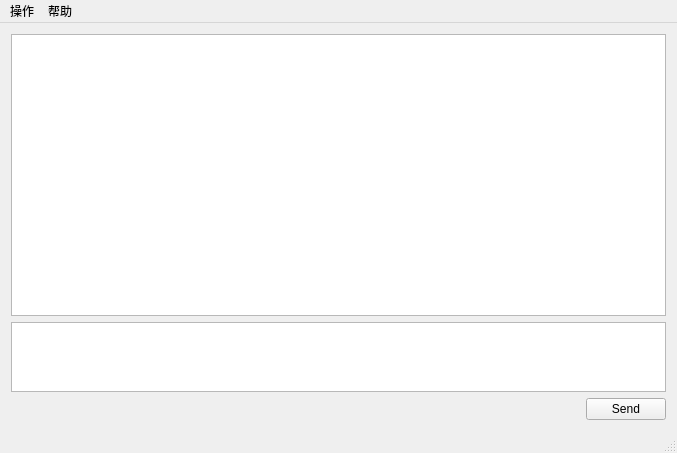
<?xml version="1.0" encoding="UTF-8"?>
<ui version="4.0">
 <class>MainWindow</class>
 <widget class="QMainWindow" name="MainWindow">
  <property name="geometry">
   <rect>
    <x>0</x>
    <y>0</y>
    <width>677</width>
    <height>453</height>
   </rect>
  </property>
  <property name="windowTitle">
   <string>MainWindow</string>
  </property>
  <widget class="QWidget" name="centralWidget">
   <property name="sizePolicy">
    <sizepolicy hsizetype="Preferred" vsizetype="Preferred">
     <horstretch>0</horstretch>
     <verstretch>1</verstretch>
    </sizepolicy>
   </property>
   <layout class="QHBoxLayout" name="horizontalLayout_2">
    <item>
     <layout class="QVBoxLayout" name="verticalLayout_2">
      <item>
       <layout class="QVBoxLayout" name="verticalLayout">
        <item>
         <widget class="QTextEdit" name="textEdit">
          <property name="sizePolicy">
           <sizepolicy hsizetype="Expanding" vsizetype="Preferred">
            <horstretch>0</horstretch>
            <verstretch>4</verstretch>
           </sizepolicy>
          </property>
         </widget>
        </item>
        <item>
         <widget class="QTextEdit" name="textEdit_2">
          <property name="sizePolicy">
           <sizepolicy hsizetype="Expanding" vsizetype="Preferred">
            <horstretch>0</horstretch>
            <verstretch>1</verstretch>
           </sizepolicy>
          </property>
         </widget>
        </item>
       </layout>
      </item>
      <item>
       <layout class="QHBoxLayout" name="horizontalLayout">
        <item>
         <spacer name="horizontalSpacer">
          <property name="orientation">
           <enum>Qt::Horizontal</enum>
          </property>
          <property name="sizeHint" stdset="0">
           <size>
            <width>40</width>
            <height>20</height>
           </size>
          </property>
         </spacer>
        </item>
        <item>
         <widget class="QPushButton" name="pushButton">
          <property name="sizePolicy">
           <sizepolicy hsizetype="Minimum" vsizetype="Fixed">
            <horstretch>0</horstretch>
            <verstretch>1</verstretch>
           </sizepolicy>
          </property>
          <property name="text">
           <string>Send</string>
          </property>
          <property name="shortcut">
           <string>Return</string>
          </property>
         </widget>
        </item>
       </layout>
      </item>
     </layout>
    </item>
   </layout>
  </widget>
  <widget class="QMenuBar" name="menuBar">
   <property name="geometry">
    <rect>
     <x>0</x>
     <y>0</y>
     <width>677</width>
     <height>26</height>
    </rect>
   </property>
   <widget class="QMenu" name="menu">
    <property name="title">
     <string>操作</string>
    </property>
    <addaction name="action"/>
    <addaction name="action_2"/>
   </widget>
   <widget class="QMenu" name="menu_2">
    <property name="title">
     <string>帮助</string>
    </property>
    <addaction name="action_3"/>
   </widget>
   <addaction name="menu"/>
   <addaction name="menu_2"/>
  </widget>
  <widget class="QStatusBar" name="statusBar"/>
  <action name="action">
   <property name="text">
    <string>连接</string>
   </property>
  </action>
  <action name="action_2">
   <property name="text">
    <string>关闭</string>
   </property>
  </action>
  <action name="action_3">
   <property name="text">
    <string>关于</string>
   </property>
  </action>
 </widget>
 <layoutdefault spacing="6" margin="11"/>
 <resources/>
 <connections/>
</ui>
